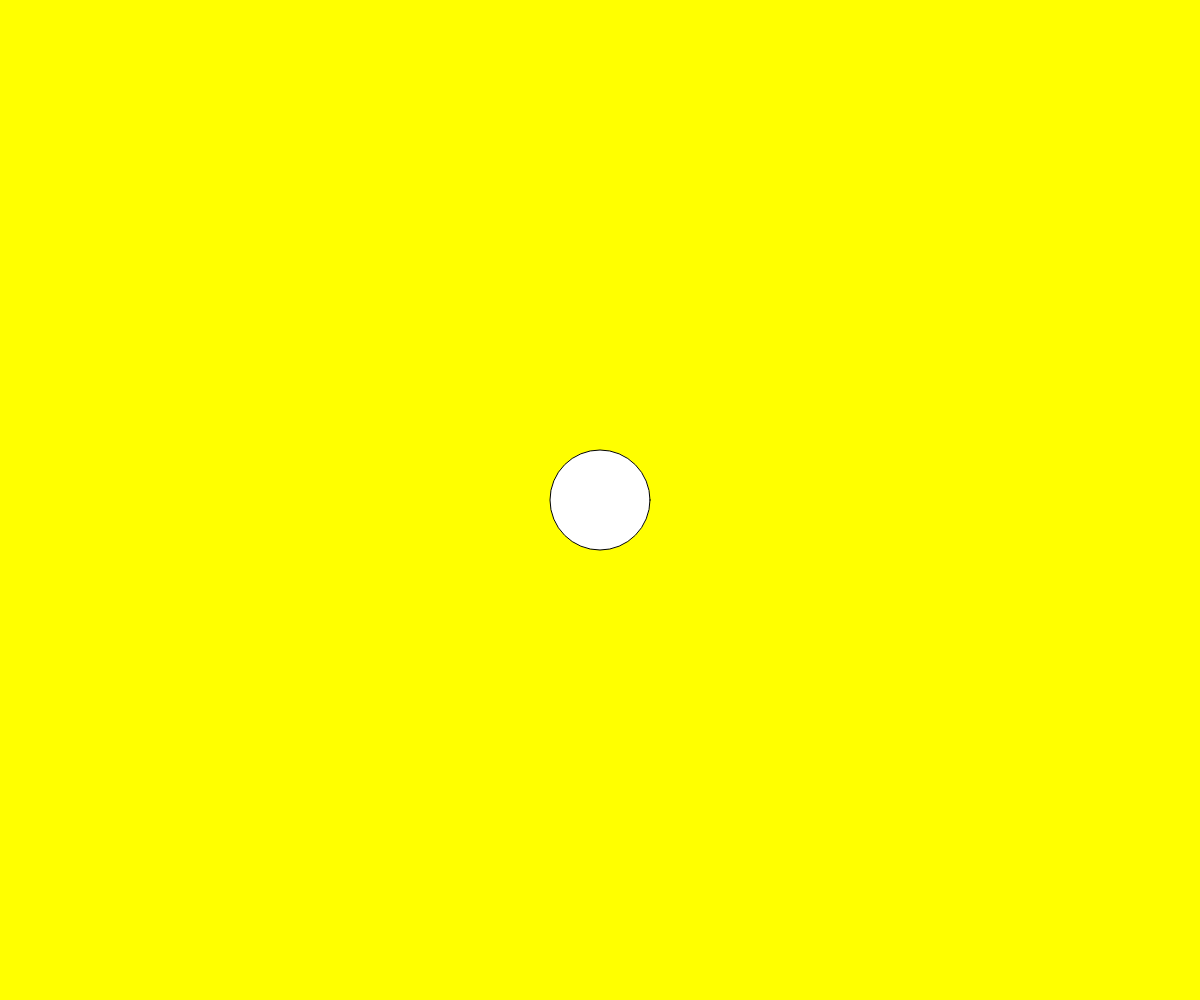
Frame 1 (no input)
Frame 60 (no input): identical to frame 1, image omitted
Frame 120 (the mouse pressed at the canvas centre since frame 60): identical to frame 1, image omitted

The p5.js sketch that drew this single still picture (run headless with seeded random() and noise() and a simulated clock; from frame 60 on, the mouse is pressed at the canvas centre):

// p5.js sketch
// ── sketch.js
function preload() {
  // put preload code here
}

function setup() {
  createCanvas(windowWidth, windowHeight);
  // put setup code here
  background("yellow");
  circle(windowWidth/2, windowHeight/2, 100);
}

function draw() {
  // put drawing code here
}
